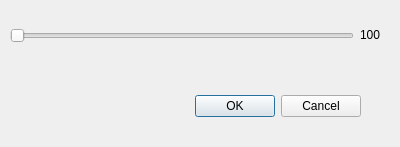
<?xml version="1.0" encoding="UTF-8"?>
<ui version="4.0">
 <class>DialogSetBBThreshold</class>
 <widget class="QDialog" name="DialogSetBBThreshold">
  <property name="geometry">
   <rect>
    <x>0</x>
    <y>0</y>
    <width>400</width>
    <height>147</height>
   </rect>
  </property>
  <property name="windowTitle">
   <string>Dialog</string>
  </property>
  <widget class="QDialogButtonBox" name="buttonBox">
   <property name="geometry">
    <rect>
     <x>20</x>
     <y>90</y>
     <width>341</width>
     <height>32</height>
    </rect>
   </property>
   <property name="orientation">
    <enum>Qt::Horizontal</enum>
   </property>
   <property name="standardButtons">
    <set>QDialogButtonBox::Cancel|QDialogButtonBox::Ok</set>
   </property>
  </widget>
  <widget class="QWidget" name="horizontalLayoutWidget">
   <property name="geometry">
    <rect>
     <x>10</x>
     <y>10</y>
     <width>371</width>
     <height>51</height>
    </rect>
   </property>
   <layout class="QHBoxLayout" name="horizontalLayout">
    <property name="sizeConstraint">
     <enum>QLayout::SetNoConstraint</enum>
    </property>
    <item>
     <widget class="QSlider" name="bbThreshold">
      <property name="sizePolicy">
       <sizepolicy hsizetype="Expanding" vsizetype="Fixed">
        <horstretch>0</horstretch>
        <verstretch>0</verstretch>
       </sizepolicy>
      </property>
      <property name="orientation">
       <enum>Qt::Horizontal</enum>
      </property>
     </widget>
    </item>
    <item>
     <widget class="QLabel" name="currentValue">
      <property name="sizePolicy">
       <sizepolicy hsizetype="Fixed" vsizetype="Fixed">
        <horstretch>0</horstretch>
        <verstretch>0</verstretch>
       </sizepolicy>
      </property>
      <property name="text">
       <string>100</string>
      </property>
     </widget>
    </item>
   </layout>
  </widget>
 </widget>
 <resources/>
 <connections>
  <connection>
   <sender>buttonBox</sender>
   <signal>accepted()</signal>
   <receiver>DialogSetBBThreshold</receiver>
   <slot>accept()</slot>
   <hints>
    <hint type="sourcelabel">
     <x>248</x>
     <y>254</y>
    </hint>
    <hint type="destinationlabel">
     <x>157</x>
     <y>274</y>
    </hint>
   </hints>
  </connection>
  <connection>
   <sender>buttonBox</sender>
   <signal>rejected()</signal>
   <receiver>DialogSetBBThreshold</receiver>
   <slot>reject()</slot>
   <hints>
    <hint type="sourcelabel">
     <x>316</x>
     <y>260</y>
    </hint>
    <hint type="destinationlabel">
     <x>286</x>
     <y>274</y>
    </hint>
   </hints>
  </connection>
 </connections>
</ui>
